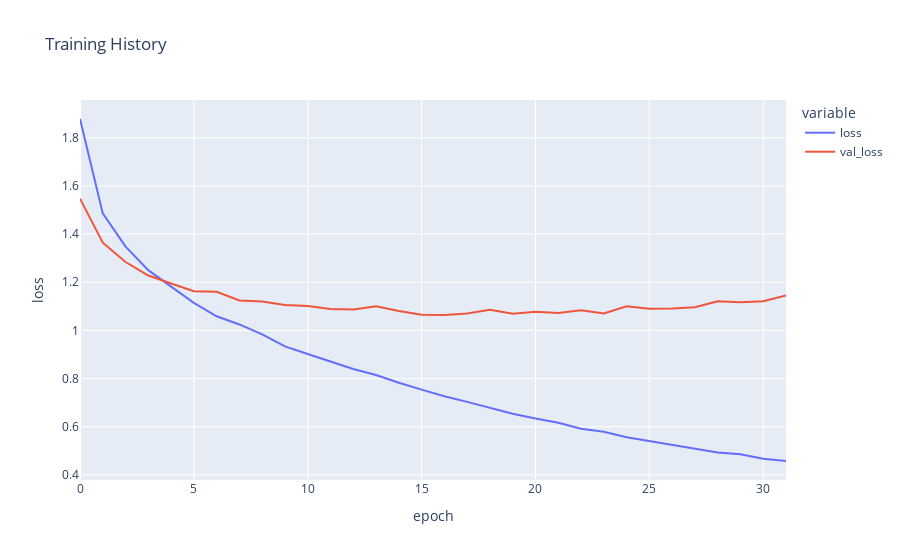

Write notebook code for a chart like this one.
### Code cell
figure_ethnicity = px.line(
    history_ethnicity.history, y=['loss', 'val_loss'],
    labels={'index': 'epoch', 'value': 'loss'}, 
    title='Training History')

figure_ethnicity.show()

### Figure 1 — Plotly figure (JSON) as saved in the notebook; plotly's stock layout.template omitted (floating-point values rounded to 4 significant figures)
{"data": [{"hovertemplate": "variable=loss<br>epoch=%{x}<br>loss=%{y}<extra></extra>", "legendgroup": "loss", "line": {"color": "#636efa", "dash": "solid"}, "marker": {"symbol": "circle"}, "mode": "lines", "name": "loss", "orientation": "v", "showlegend": true, "type": "scatter", "x": [0, 1, 2, 3, 4, 5, 6, 7, 8, 9, 10, 11, 12, 13, 14, 15, 16, 17, 18, 19, 20, 21, 22, 23, 24, 25, 26, 27, 28, 29, 30, 31], "xaxis": "x", "y": [1.878, 1.486, 1.348, 1.25, 1.182, 1.115, 1.059, 1.025, 0.9834, 0.9337, 0.9019, 0.8717, 0.8396, 0.815, 0.7829, 0.7541, 0.727, 0.7034, 0.6787, 0.6542, 0.6344, 0.617, 0.5918, 0.5793, 0.5561, 0.5407, 0.5251, 0.5104, 0.4932, 0.4855, 0.4675, 0.4578], "yaxis": "y"}, {"hovertemplate": "variable=val_loss<br>epoch=%{x}<br>loss=%{y}<extra></extra>", "legendgroup": "val_loss", "line": {"color": "#EF553B", "dash": "solid"}, "marker": {"symbol": "circle"}, "mode": "lines", "name": "val_loss", "orientation": "v", "showlegend": true, "type": "scatter", "x": [0, 1, 2, 3, 4, 5, 6, 7, 8, 9, 10, 11, 12, 13, 14, 15, 16, 17, 18, 19, 20, 21, 22, 23, 24, 25, 26, 27, 28, 29, 30, 31], "xaxis": "x", "y": [1.547, 1.365, 1.284, 1.228, 1.195, 1.163, 1.161, 1.125, 1.12, 1.106, 1.101, 1.089, 1.087, 1.1, 1.081, 1.065, 1.064, 1.071, 1.086, 1.069, 1.078, 1.072, 1.084, 1.07, 1.1, 1.091, 1.091, 1.097, 1.121, 1.117, 1.121, 1.145], "yaxis": "y"}], "layout": {"legend": {"title": {"text": "variable"}, "tracegroupgap": 0}, "title": {"text": "Training History"}, "xaxis": {"anchor": "y", "domain": [0, 1], "title": {"text": "epoch"}}, "yaxis": {"anchor": "x", "domain": [0, 1], "title": {"text": "loss"}}}}
